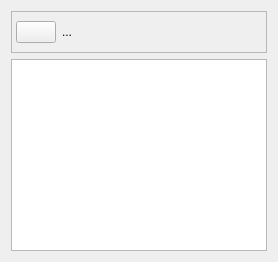
         <widget class="QWidget" name="pageActivity">
          <property name="sizePolicy">
           <sizepolicy hsizetype="MinimumExpanding" vsizetype="MinimumExpanding">
            <horstretch>0</horstretch>
            <verstretch>0</verstretch>
           </sizepolicy>
          </property>
          <layout class="QVBoxLayout" name="verticalLayout_16">
           <item>
            <widget class="QFrame" name="upperFrame">
             <property name="frameShape">
              <enum>QFrame::StyledPanel</enum>
             </property>
             <property name="frameShadow">
              <enum>QFrame::Raised</enum>
             </property>
             <layout class="QHBoxLayout" name="horizontalLayout_9">
              <property name="leftMargin">
               <number>4</number>
              </property>
              <item>
               <layout class="QHBoxLayout" name="horizontalLayout_10">
                <property name="leftMargin">
                 <number>0</number>
                </property>
                <property name="topMargin">
                 <number>0</number>
                </property>
                <property name="rightMargin">
                 <number>0</number>
                </property>
                <property name="bottomMargin">
                 <number>0</number>
                </property>
                <item>
                 <layout class="QHBoxLayout" name="horizontalLayout_11">
                  <item>
                   <widget class="SxButton" name="pauseButton">
                    <property name="minimumSize">
                     <size>
                      <width>36</width>
                      <height>0</height>
                     </size>
                    </property>
                    <property name="text">
                     <string/>
                    </property>
                   </widget>
                  </item>
                  <item>
                   <widget class="QLabel" name="stateLabel">
                    <property name="text">
                     <string>...</string>
                    </property>
                   </widget>
                  </item>
                 </layout>
                </item>
                <item>
                 <spacer name="horizontalSpacer_3">
                  <property name="orientation">
                   <enum>Qt::Horizontal</enum>
                  </property>
                  <property name="sizeHint" stdset="0">
                   <size>
                    <width>40</width>
                    <height>20</height>
                   </size>
                  </property>
                 </spacer>
                </item>
               </layout>
              </item>
             </layout>
            </widget>
           </item>
           <item>
            <widget class="QListView" name="historyListView">
             <property name="showDropIndicator" stdset="0">
              <bool>false</bool>
             </property>
             <property name="selectionMode">
              <enum>QAbstractItemView::NoSelection</enum>
             </property>
             <property name="uniformItemSizes">
              <bool>true</bool>
             </property>
            </widget>
           </item>
          </layout>
         </widget>
